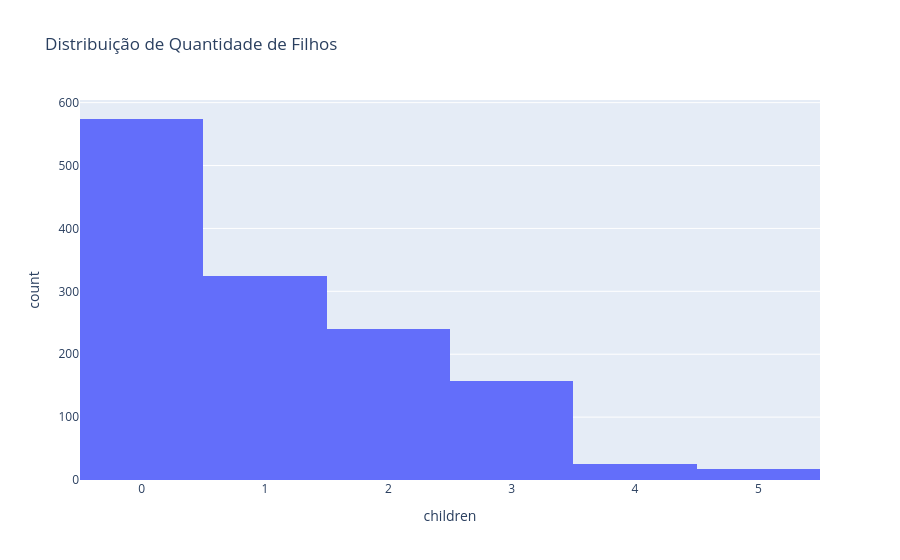

Write notebook code for a chart like this one.
### Markdown cell above
### Distribuição Quantidade de Filhos
- Maioria não tem filho ou tem 1 filho.
- A distribuição tem cauda à direita.

### Code cell
fig = px.histogram(
  data_frame=df_costs,
  x='children',
  title="Distribuição de Quantidade de Filhos",
)
fig.show()

### Figure 1 — Plotly figure (JSON) as saved in the notebook; plotly's stock layout.template omitted (floating-point values rounded to 4 significant figures; data arrays with more than 128 entries replaced by an {"elided": "..."} marker saying what was removed)
{"data": [{"bingroup": "x", "hovertemplate": "children=%{x}<br>count=%{y}<extra></extra>", "legendgroup": "", "marker": {"color": "#636efa", "pattern": {"shape": ""}}, "name": "", "orientation": "v", "showlegend": false, "type": "histogram", "x": {"elided": "1338 int values"}, "xaxis": "x", "yaxis": "y"}], "layout": {"barmode": "relative", "legend": {"tracegroupgap": 0}, "title": {"text": "Distribuição de Quantidade de Filhos"}, "xaxis": {"anchor": "y", "domain": [0, 1], "title": {"text": "children"}}, "yaxis": {"anchor": "x", "domain": [0, 1], "title": {"text": "count"}}}}
